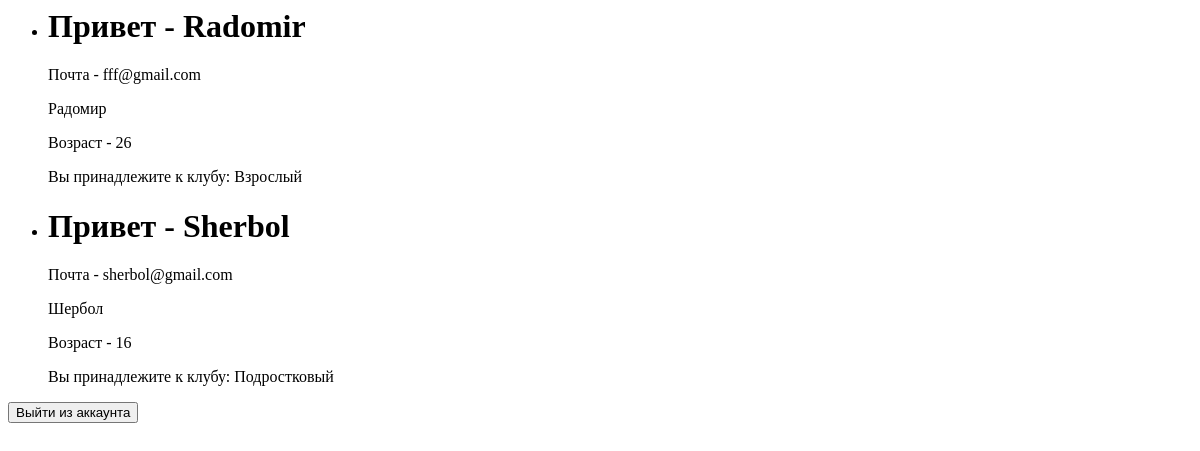
/user_list/, run on an earlier commit of the app's database.
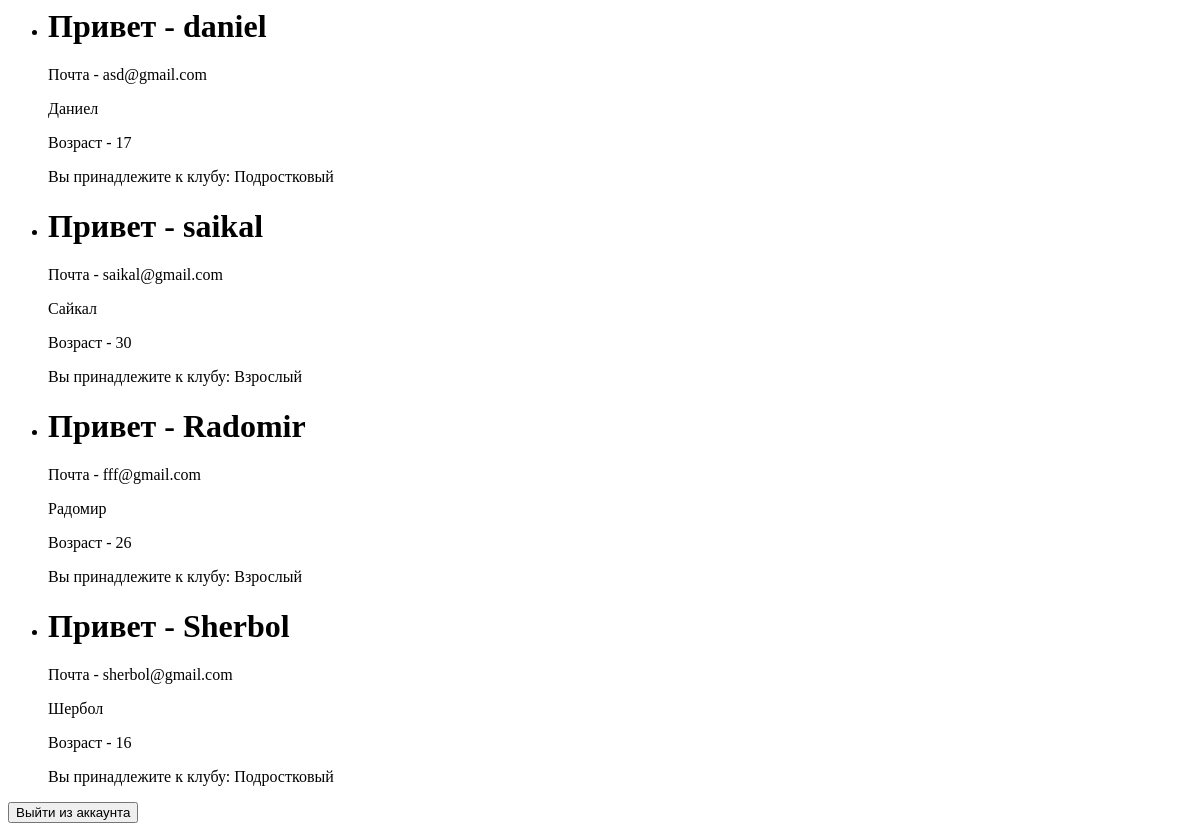
And on a later commit of the database.
### users/models.py (models this page shows)
class CustomUser(User):
    GENDER = (("Male", "Male"), ("Female", "Female"))
    phone_number = models.CharField(max_length=14, default="+996")
    age = models.PositiveIntegerField(
        default=18, validators=[MaxValueValidator(99), MinValueValidator(5)]
    )
    gender = models.CharField(max_length=100, choices=GENDER)
    club = models.CharField(max_length=50, default="Клуб не определен")

### users/views.py (the view)
# urls.py: path("user_list/", views.UserListView.as_view(), name="user_list"),
class UserListView(ListView):
    template_name = "users/user_list.html"
    model = models.CustomUser
    def get_queryset(self):
        return models.CustomUser.objects.filter().order_by("-id")
    def get_context_data(self, **kwargs):
        context = super().get_context_data(**kwargs)
        context["club"] = getattr(self.request, "club", "Клуб не определен")
        return context

### templates/users/user_list.html (shortened to what this page needs)
<ul>
    {% for i in object_list %}
    <li>
        <h1>Привет - {{ i.username }}</h1>
        <p>Почта - {{ i.email }}</p>
        <p> {{ i.first_name }}</p>
        <p>Возраст - {{ i.age }}</p>
        {% if i.club %}
        <p>Вы принадлежите к клубу: {{ i.club }}</p>
        {% else %}
        <p>Клуб не определен</p>
        {% endif %}
    </li>
    {% endfor %}
</ul>
<form action="{% url 'users:login' %}" method="post">
    <button type="submit">Выйти из аккаунта</button>
</form>

What changed in the data, as far as the page shows it:
added CustomUser: username "daniel", email "asd@gmail.com", first_name "Даниел", age "17", club "Подростковый"
added CustomUser: username "saikal", email "saikal@gmail.com", first_name "Сайкал", age "30", club "Взрослый"
